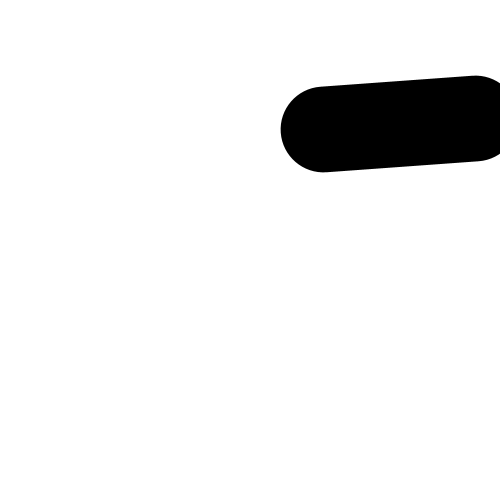
Frame 1 (no input)
Frame 60 (the mouse pressed at the canvas centre just before this capture): identical to frame 1, image omitted
Frame 120 (the mouse held since frame 60 and released just before this capture): identical to frame 1, image omitted

The Processing sketch that drew this single still picture (run headless with seeded random() and noise(); from frame 60 on, the mouse is pressed at the canvas centre):

// Processing sketch: ex2
// ── ex2.pde
float a1 = random(0,500);
float a2 = random(0,500);
float a3 = random(0,500);
float a4 = random(0,500);
float exp = random(0,100);

void setup() {
  size(500,500);
}

void draw() {
  background(255);
  fill(0);
  strokeWeight(exp);
  line(a1,a2,a3,a4);
}
